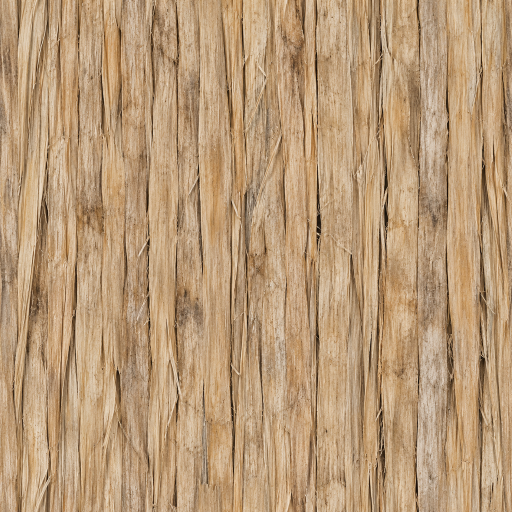
#> input picture Taierzhuang1938/Model/SichuanBlanketPack/Texture_SichuanWornStrawV10Base.png, 1024 x 1024 px, given in place of Image_SichuanWornStrawV10.png, which was not available (shown at 1/2 size)
$ python Script_SichuanWornStrawV10.py
#> lines starting #> are read from the running program, lines starting #| are printed output that depends on the picture; pictures that were not available may be replaced by others from this repository, and a replacement may not be noted
"""Prepare the imagegen lengthwise old-grass surface as a 1024 PBR set."""
import hashlib, json
from pathlib import Path
import numpy as np
from PIL import Image, ImageFilter


def Main():
    output=Path(__file__).resolve().parents[1]/'Model/SichuanBlanketPack'
    source=Path('C:/Users/Bentl/OneDrive/AI/Models/Blender/Taierzhuang1938/SichuanBlanketPack/Source/MaterialAtlasV10/Image_SichuanWornStrawV10.png')
    with Image.open(source) as image:
#> image is the input picture: PIL image 1024x1024 RGB; mean R, G, B 184.7, 153.7, 118.8
        sourceSize=list(image.size)
#> sourceSize = [1024, 1024]
        base=image.convert('RGB').resize((1024,1024),Image.Resampling.LANCZOS)
    gray=base.convert('L')
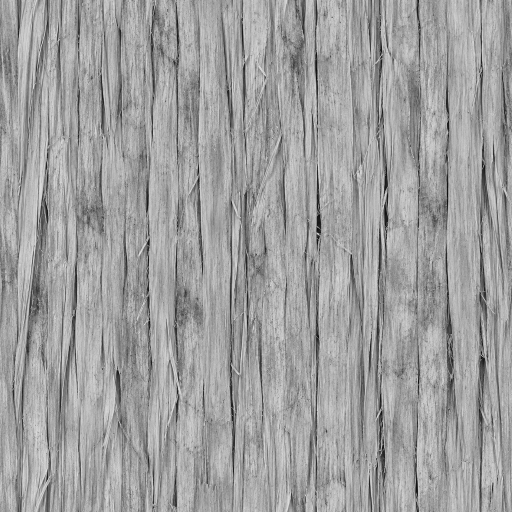
#> gray: PIL image 1024x1024 L (shown at 1/2 size); min 0, max 252, mean 159
    luminance=np.asarray(gray,dtype=np.float32)/255
    height=luminance-np.asarray(gray.filter(ImageFilter.GaussianBlur(4)),dtype=np.float32)/255
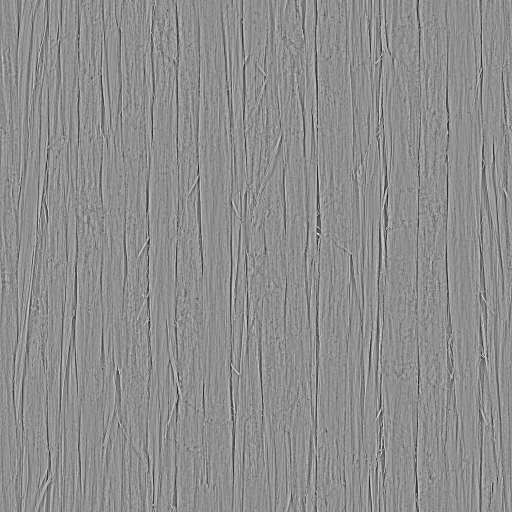
#> height: shape (1024, 1024) float32 (shown at 1/2 size); min -0.592, max 0.467, mean 1.35e-06; drawn with min black and max white
    sy,sx=np.gradient(height)
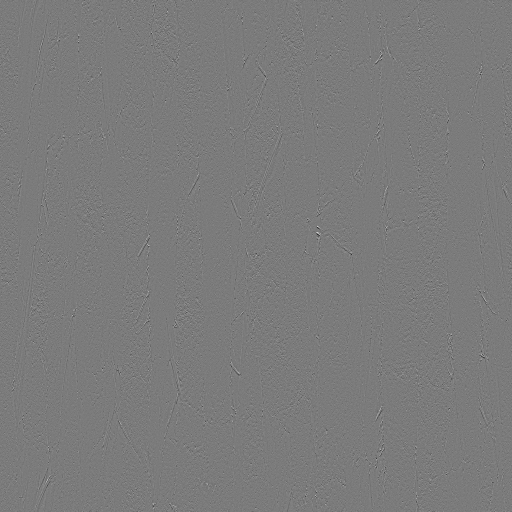
#> sy: shape (1024, 1024) float32 (shown at 1/2 size); min -0.382, max 0.408, mean -3.58e-06; drawn with min black and max white
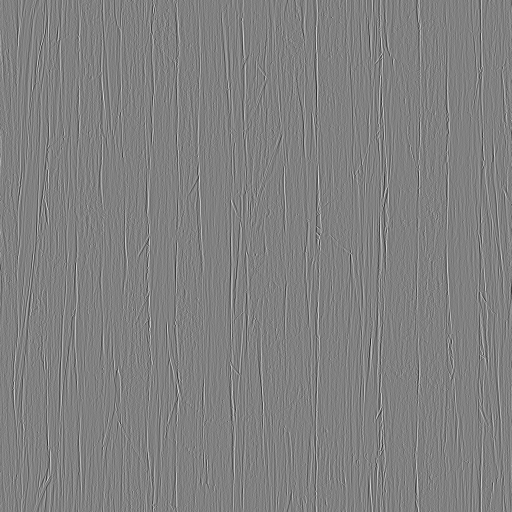
#> sx: shape (1024, 1024) float32 (shown at 1/2 size); min -0.445, max 0.435, mean 3.28e-05; drawn with min black and max white
    normal=np.stack((-sx*2.2,sy*2.2,np.ones_like(sx)),axis=-1)
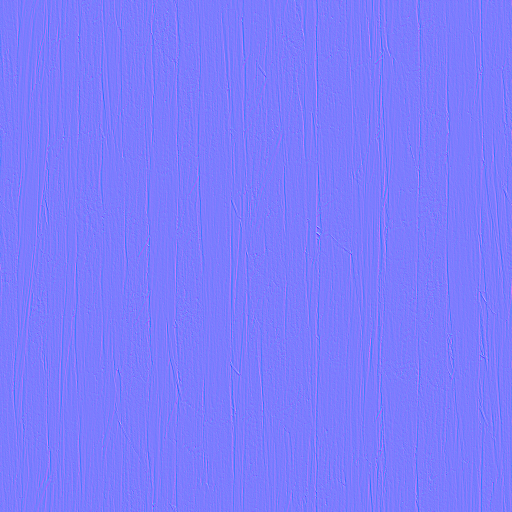
#> normal: shape (1024, 1024, 3) float32 (shown at 1/2 size); mean of channels 0, 1, 2 -7.22e-05, -7.87e-06, 1; drawn with min black and max white
    normal/=np.linalg.norm(normal,axis=-1,keepdims=True)
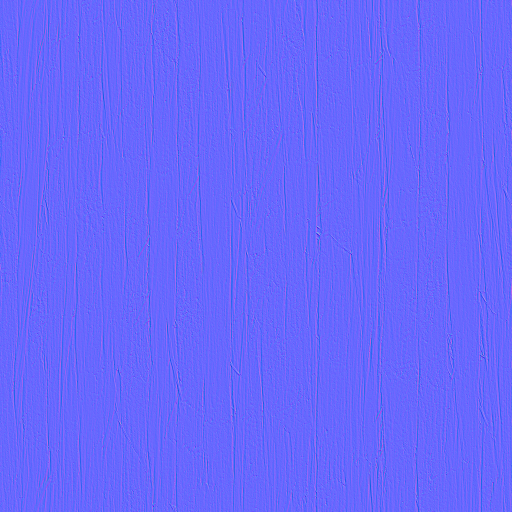
#> normal: shape (1024, 1024, 3) float32 (shown at 1/2 size); mean of channels 0, 1, 2 0.00011, 3.97e-05, 0.992; drawn with min black and max white
    rough=np.clip(.955+height*.07,.925,.985)
    maps={}
    for channel,image in (('Base',base),('Normal',Image.fromarray(np.rint(np.clip(normal*.5+.5,0,1)*255).astype(np.uint8))),
                          ('Roughness',Image.fromarray(np.rint(rough*255).astype(np.uint8)))):
        path=output/('Texture_SichuanWornStrawV10'+channel+'.png');image.save(path)
        with Image.open(path) as check:
            check.load();assert check.size==(1024,1024)
        maps[channel]={'file':path.name,'sha256':hashlib.sha256(path.read_bytes()).hexdigest()}
    report={'source':str(source),'sourceSha256':hashlib.sha256(source.read_bytes()).hexdigest(),
            'sourceResolution':sourceSize,'generator':'Built-in imagegen, approved V02 straw material reference',
            'layout':'Lengthwise unbraided grass surface; weave supplied by geometry',
            'albedoPreparation':'RGB/Lanczos only','resolution':[1024,1024],
            'normalConvention':'OpenGL +Y','roughnessRange':[float(rough.min()),float(rough.max())],
            'maps':maps,'gameBakeComplete':False}
    (output/'Data_SichuanWornStrawV10.json').write_text(json.dumps(report,indent=2)+'\n',encoding='utf-8')
    print('V10_STRAW_PBR_PREPARED',json.dumps(report))
#> (printed output is left out)


if __name__=='__main__':Main()
